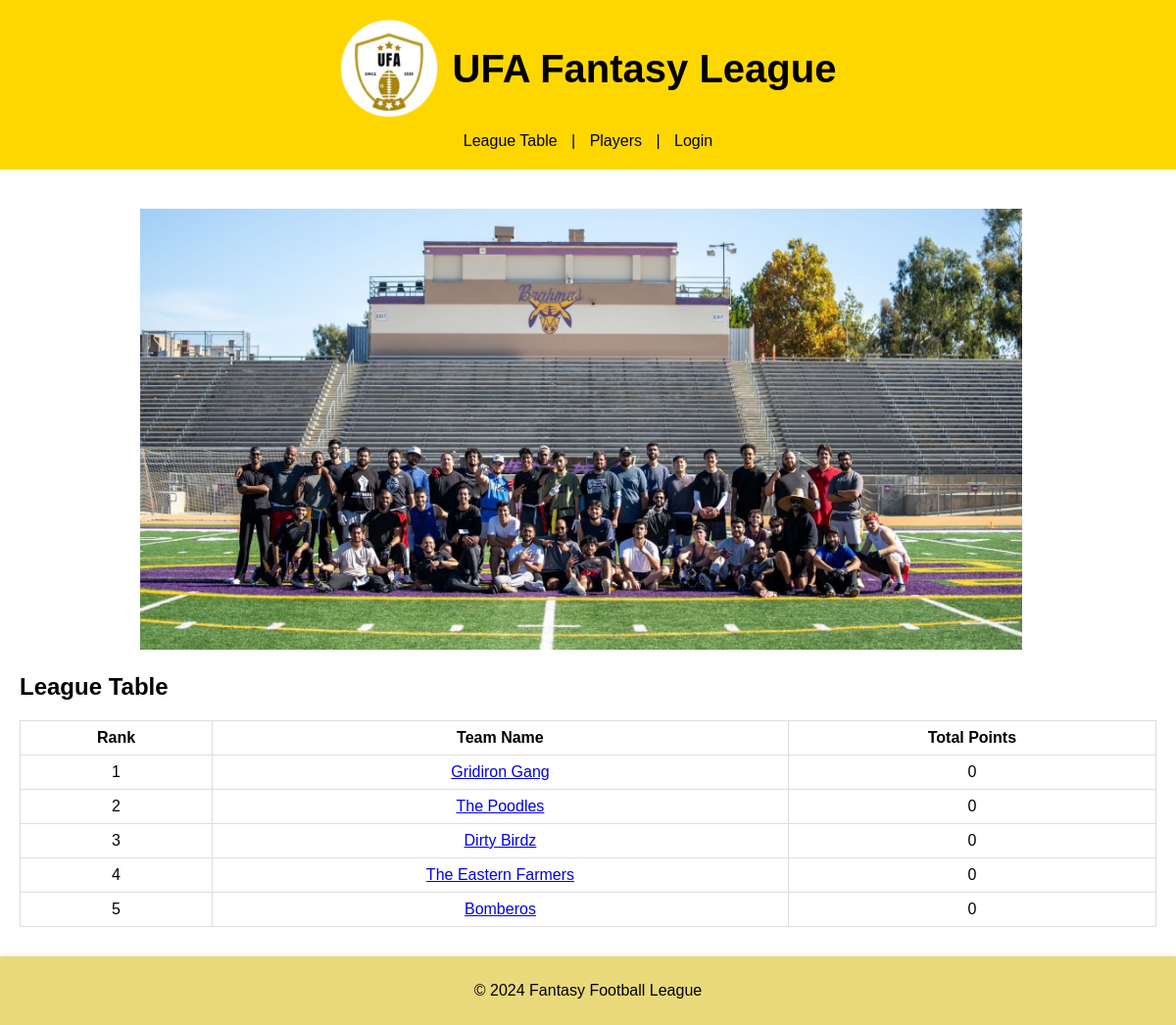
The page / on the database its author committed.
### tables this page shows
CREATE TABLE teams (
        id INTEGER PRIMARY KEY AUTOINCREMENT,
        name TEXT NOT NULL
    );

### app.py (the view)
@app.route('/')
def index():
    conn = get_db_connection()
    teams = conn.execute('''
        SELECT teams.id, teams.name,
            IFNULL(ROUND(SUM(
                CASE
                    WHEN players.position = 'Quarterback' THEN
                        (0.1 * stats.passing_yards + 4 * stats.passing_touchdowns + stats.extra_points - 2 * stats.interceptions_qb)
                    ELSE
                        (1 * stats.receptions + 0.1 * stats.yards + 6 * stats.touchdowns + 2 * stats.interceptions)
                END
            ), 2), 0) as total_points
        FROM teams
        LEFT JOIN players ON teams.id = players.team_id
        LEFT JOIN stats ON players.id = stats.player_id
        GROUP BY teams.id
        ORDER BY total_points DESC
    ''').fetchall()
    conn.close()
    return render_template('index.html', teams=teams)

### app.py (called while the page is built)
def get_db_connection():
    conn = sqlite3.connect(DATABASE)
    conn.row_factory = sqlite3.Row  # To access columns by name
    return conn

### templates/index.html
{% extends 'base.html' %}
{% block content %}
<div style="text-align: center; margin-top: 20px;">
    <img src="{{ url_for('static', filename='UFA_Photo1.JPG') }}" alt="UFA Logo" style="height: 450px; width: 900px; margin-right: 15px;">
</div>
<h2>League Table</h2>
<table>
    <thead>
        <tr>
            <th>Rank</th>
            <th>Team Name</th>
            <th>Total Points</th>
        </tr>
    </thead>
    <tbody>
        {% for team in teams %}
        <tr>
            <td>{{ loop.index }}</td>
            <td><a href="{{ url_for('team_detail', team_id=team.id) }}">{{ team.name }}</a></td>
            <td>{{ team.total_points }}</td>
        </tr>
        {% endfor %}
    </tbody>
</table>
{% endblock %}

### static/styles.css (style rules this page uses)
body { margin: 0; padding-bottom: 60px; font-family: Arial, sans-serif; }
table { width: 100%; border-collapse: collapse; margin-bottom: 20px; }
table, th, td { border: 1px solid #dddddd; }
th, td { padding: 8px; text-align: center; }

### rows shown on the page
teams: name "Gridiron Gang", total_points "0"
teams: name "The Poodles", total_points "0"
teams: name "Dirty Birdz", total_points "0"
teams: name "The Eastern Farmers", total_points "0"
teams: name "Bomberos", total_points "0"
